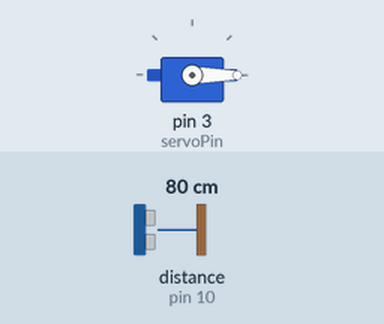
Bench run of a sketch on a simulated Arduino Uno, built with avr-gcc and run on an emulated ATmega328P. On the bench: servo. Wiring (inferred from the names in the program): ultrasonic range finder: trigger pin 9; echo pin 10. The test bench sets the inputs (shaded band); at power-on: distance to the obstacle (sensor on pin 10) 80 cm. The echo pulse lasts 58.3 µs per cm.

Above: at 1.2 s.
1.3 s: distance to the obstacle (sensor on pin 10) set to 23 cm
2.8 s: distance to the obstacle (sensor on pin 10) set to 18 cm
At 3.7 s:
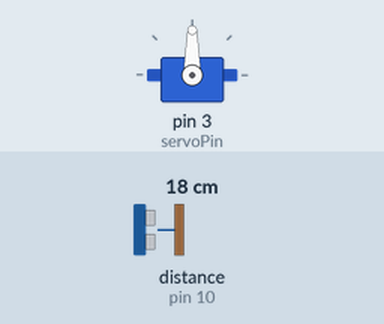
Timing chart, 0 to 9.6 s (numbered marks = the images above; inputs shaded):
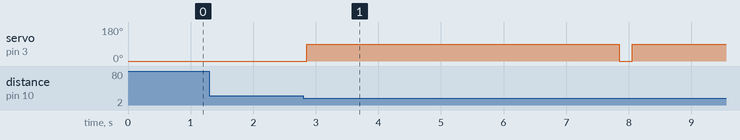

The sketch:

dustbin.ino
```cpp
#include <Servo.h>

const int trigPin = 9;
const int echoPin = 10;
const int servoPin = 3;
const int distanceThreshold = 20; // distance in cm

Servo myServo;

void setup() {
  pinMode(trigPin, OUTPUT);
  pinMode(echoPin, INPUT);
  myServo.attach(servoPin);
  myServo.write(0); // lid closed
  Serial.begin(9600);
}

void loop() {
  long duration, distance;
  digitalWrite(trigPin, LOW);
  delayMicroseconds(2);
  digitalWrite(trigPin, HIGH);
  delayMicroseconds(10);
  digitalWrite(trigPin, LOW);

  duration = pulseIn(echoPin, HIGH);
  distance = (duration / 2) / 29.1;

  if (distance <= distanceThreshold) {
    myServo.write(90); // lid open
    delay(5000); // keep the lid open for 5 seconds
    myServo.write(0); // lid closed
  }

  delay(200);
}
```

Measured:
- the behaviour switches between 22 and 21 cm on distance to the obstacle (sensor on pin 10) (found by bisection; images 0 and 1)
- after the input at 1.3 s, every drawn part: stays the same
- after the input at 2.8 s, servo on pin 3 (servoPin): 0° → 90° after 0.05 s, → 0° 5.0 s later, → 90° 0.20 s later
